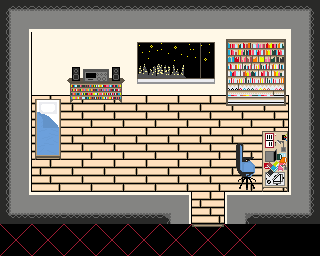

This is a level from a 2D game, rendered from its Tiled map with the project's own tilesets. A one-line summary and the complete map file follow:
An orthogonal 10x8 tile map with 32x32 px tiles, 6 tile layers (Kolizje, Teleport, Podloga, Meble, ...), 1 hidden layer not drawn.

<map version="1.2" tiledversion="1.2.3" orientation="orthogonal" renderorder="right-down" width="10" height="8" tilewidth="32" tileheight="32" infinite="0" nextlayerid="9" nextobjectid="1">
 <tileset firstgid="1" source="MainRoom2.tsx" />
 <layer id="1" name="Kolizje" width="10" height="8">
  <data encoding="csv">
0,0,0,0,0,0,0,0,0,0,
0,0,0,0,0,0,0,0,0,0,
0,36,36,36,36,36,36,36,36,36,
36,36,0,0,0,0,0,0,0,36,
36,36,0,0,0,0,0,0,36,36,
36,0,0,0,0,0,0,36,36,36,
36,0,0,0,0,0,0,36,36,36,
36,36,36,36,36,36,36,36,0,0
</data>
 </layer>
 <layer id="2" name="Interakcje" width="10" height="8" visible="0">
  <data encoding="csv">
0,0,0,0,0,0,0,0,0,0,
0,0,0,0,0,0,0,0,0,0,
0,0,43,43,43,43,43,43,43,0,
0,43,0,0,0,0,0,0,0,0,
0,43,0,0,0,0,0,0,43,0,
43,0,0,0,0,0,0,0,0,0,
0,0,0,0,0,0,0,0,0,0,
0,0,0,0,0,0,43,0,0,0
</data>
 </layer>
 <layer id="7" name="Teleport" width="10" height="8">
  <data encoding="csv">
0,0,0,0,0,0,0,0,0,0,
0,0,0,0,0,0,0,0,0,0,
0,0,0,0,0,0,0,0,0,0,
0,0,0,0,0,0,0,0,0,0,
0,0,0,0,0,0,0,0,0,0,
0,0,0,0,0,0,0,0,0,0,
0,0,0,0,0,0,0,0,0,0,
0,0,0,0,0,0,44,0,0,0
</data>
 </layer>
 <layer id="6" name="Podloga" width="10" height="8">
  <data encoding="csv">
0,0,0,0,0,0,0,0,0,0,
0,15,15,15,15,15,15,15,15,0,
0,16,16,16,16,16,16,16,16,0,
0,1610612737,1610612737,1610612737,1610612737,1610612737,1610612737,1610612737,1610612737,0,
0,1610612737,1610612737,1610612737,1610612737,1610612737,1610612737,1610612737,1610612737,0,
0,1610612737,1610612737,1610612737,1610612737,1610612737,1610612737,1610612737,1610612737,0,
0,1610612737,1610612737,1610612737,1610612737,1610612737,1610612737,1610612737,1610612737,0,
0,0,0,0,0,0,0,0,0,0
</data>
 </layer>
 <layer id="4" name="Meble" width="10" height="8">
  <data encoding="csv">
0,0,0,0,0,0,0,0,0,0,
0,0,0,0,37,38,39,27,28,0,
0,0,32,33,40,41,42,29,30,0,
0,2,34,35,0,0,0,31,2147483679,0,
0,3,0,0,0,0,0,6,4,0,
2684354586,0,0,0,0,0,0,7,5,0,
0,0,0,0,0,0,0,0,0,0,
0,0,0,0,0,0,26,0,0,0
</data>
 </layer>
 <layer id="8" name="Postacie" width="10" height="8">
  <data encoding="csv">
0,0,0,0,0,0,0,0,0,0,
0,0,0,0,0,0,0,0,0,0,
0,0,0,0,0,0,0,0,0,0,
0,0,0,0,0,0,0,0,0,0,
0,0,0,0,0,0,0,0,0,0,
0,0,0,0,0,0,0,0,0,0,
0,0,0,0,0,0,0,0,0,0,
0,0,0,0,0,0,0,0,0,0
</data>
 </layer>
 <layer id="5" name="Sciany" width="10" height="8">
  <data encoding="csv">
3221225486,3221225480,3221225480,3221225480,3221225480,3221225480,3221225480,3221225480,3221225480,1610612750,
2684354569,0,0,0,0,0,0,0,0,1610612744,
2684354569,0,0,0,0,0,0,0,0,1610612747,
2684354569,0,0,0,0,0,0,0,0,1610612745,
2684354569,0,0,0,0,0,0,0,0,1610612745,
2684354569,0,0,0,0,0,0,0,0,1610612745,
2684354574,8,8,8,8,12,0,2147483660,8,14,
0,0,0,0,0,0,0,0,0,0
</data>
 </layer>
</map>